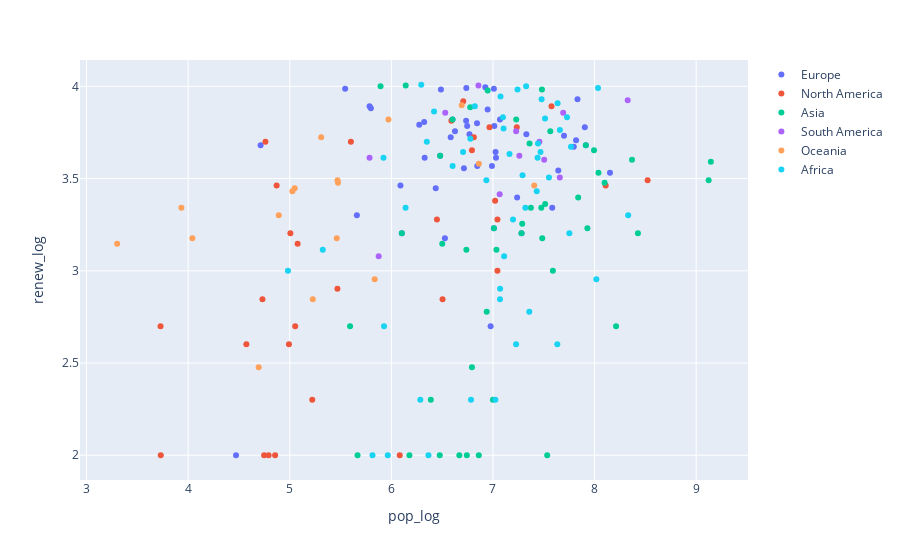

Notebook code cell kept with this figure:
### Code cell
fig = px.scatter(final_df,
                 x ="pop_log",
                 y ="renew_log",
                 color ="continent_name",
                 hover_name = "country"
                )
for trace in fig.data:
    trace.name = trace.name.split('=')[1]
fig.show()

### Figure 1 — Plotly figure (JSON) as saved in the notebook; plotly's stock layout.template omitted (floating-point values rounded to 4 significant figures)
{"data": [{"hoverlabel": {"namelength": 0}, "hovertemplate": "<b>%{hovertext}</b><br><br>continent_name=Europe<br>pop_log=%{x}<br>renew_log=%{y}", "hovertext": ["Russia", "Kazakhstan", "Turkey", "France", "Ukraine", "Spain", "Sweden", "Germany", "Finland", "Norway", "Poland", "Italy", "United Kingdom", "Romania", "Belarus", "Greece", "Bulgaria", "Iceland", "Hungary", "Portugal", "Azerbaijan", "Austria", "Czechia", "Serbia", "Ireland", "Georgia", "Lithuania", "Latvia", "Croatia", "Bosnia and Herzegovina", "Slovakia", "Estonia", "Denmark", "Netherlands", "Switzerland", "Moldova", "Belgium", "Armenia", "Albania", "Macedonia", "Slovenia", "Montenegro", "Cyprus", "Luxembourg", "Faroe Islands", "Malta", "Gibraltar"], "legendgroup": "continent_name=Europe", "marker": {"color": "#636efa", "symbol": "circle"}, "mode": "markers", "name": "Europe", "showlegend": true, "type": "scatter", "x": [8.151, 7.281, 7.914, 7.832, 7.643, 7.699, 7.009, 7.904, 6.746, 6.738, 7.583, 7.795, 7.818, 7.328, 6.977, 7.026, 6.843, 5.545, 6.99, 7.013, 7.009, 6.947, 7.029, 6.846, 6.714, 6.602, 6.436, 6.274, 6.626, 6.584, 6.736, 6.089, 6.769, 7.238, 6.924, 6.527, 7.069, 6.48, 6.488, 6.328, 6.323, 5.785, 6.103, 5.798, 4.713, 5.66, 4.471], "xaxis": "x", "y": [3.531, 3.204, 3.681, 3.929, 3.544, 3.732, 3.987, 3.778, 3.785, 3.991, 3.342, 3.672, 3.708, 3.74, 2.699, 3.643, 3.799, 3.987, 3.568, 3.785, 3.23, 3.875, 3.613, 3.568, 3.556, 3.82, 3.447, 3.792, 3.756, 3.724, 3.813, 3.462, 3.74, 3.398, 3.996, 3.176, 3.82, 3.623, 3.982, 3.613, 3.806, 3.892, 3.204, 3.881, 3.681, 3.301, 2], "yaxis": "y"}, {"hoverlabel": {"namelength": 0}, "hovertemplate": "<b>%{hovertext}</b><br><br>continent_name=North America<br>pop_log=%{x}<br>renew_log=%{y}", "hovertext": ["Canada", "United States", "Greenland", "Mexico", "Nicaragua", "Honduras", "Cuba", "Guatemala", "Panama", "Costa Rica", "Dominican Republic", "Haiti", "Belize", "El Salvador", "Jamaica", "Puerto Rico", "Trinidad and Tobago", "Turks and Caicos Islands", "Dominica", "Saint Lucia", "Antigua and Barbuda", "Barbados", "Saint Vincent and the Grenadines", "Grenada", "Cayman Islands", "Saint Kitts and Nevis", "Saint Pierre and Miquelon", "Aruba", "British Virgin Islands", "Montserrat", "Bermuda"], "legendgroup": "continent_name=North America", "marker": {"color": "#EF553B", "symbol": "circle"}, "mode": "markers", "name": "North America", "showlegend": true, "type": "scatter", "x": [7.576, 8.522, 4.761, 8.109, 6.793, 6.965, 7.044, 7.234, 6.59, 6.707, 7.021, 7.044, 5.602, 6.812, 6.448, 6.504, 6.082, 4.748, 4.871, 5.221, 4.992, 5.469, 5.006, 5.053, 4.792, 4.731, 3.728, 5.077, 4.573, 3.73, 4.856], "xaxis": "x", "y": [3.892, 3.491, 3.699, 3.462, 3.653, 3.778, 3, 3.778, 3.813, 3.919, 3.38, 3.279, 3.699, 3.724, 3.279, 2.845, 2, 2, 3.462, 2.301, 2.602, 2.903, 3.204, 2.699, 2, 2.845, 2.699, 3.146, 2.602, 2, 2], "yaxis": "y"}, {"hoverlabel": {"namelength": 0}, "hovertemplate": "<b>%{hovertext}</b><br><br>continent_name=Asia<br>pop_log=%{x}<br>renew_log=%{y}", "hovertext": ["China", "India", "Kazakhstan", "Saudi Arabia", "Indonesia", "Iran", "Mongolia", "Pakistan", "Turkey", "Afghanistan", "Yemen", "Thailand", "Turkmenistan", "Uzbekistan", "Iraq", "Japan", "Vietnam", "Malaysia", "Oman", "Philippines", "Kyrgyzstan", "Syria", "Cambodia", "Bangladesh", "Nepal", "Tajikistan", "Jordan", "Azerbaijan", "United Arab Emirates", "Georgia", "Sri Lanka", "Bhutan", "Taiwan", "Armenia", "Israel", "Kuwait", "Timor-Leste", "Qatar", "Lebanon", "Cyprus", "Brunei", "Hong Kong", "Bahrain", "Singapore", "Maldives"], "legendgroup": "continent_name=Asia", "marker": {"color": "#00cc96", "symbol": "circle"}, "mode": "markers", "name": "Asia", "showlegend": true, "type": "scatter", "x": [9.144, 9.123, 7.281, 7.534, 8.427, 7.929, 6.501, 8.368, 7.914, 7.564, 7.475, 7.839, 6.743, 7.485, 7.59, 8.099, 7.994, 7.514, 6.669, 8.038, 6.776, 7.288, 7.229, 8.211, 7.482, 6.948, 7.034, 7.009, 7.0, 6.602, 7.36, 5.893, 7.373, 6.48, 6.938, 6.476, 6.141, 6.388, 6.738, 6.103, 5.667, 6.86, 6.178, 6.793, 5.593], "xaxis": "x", "y": [3.591, 3.491, 3.204, 2, 3.204, 3.23, 3.146, 3.602, 3.681, 3.756, 3.342, 3.398, 2, 3.176, 3, 3.477, 3.653, 3.362, 2, 3.531, 3.886, 3.255, 3.82, 2.699, 3.982, 3.978, 3.114, 3.23, 2.301, 3.82, 3.69, 4, 3.342, 3.623, 2.778, 2, 4.004, 2.301, 3.114, 3.204, 2, 2, 2, 2.477, 2.699], "yaxis": "y"}, {"hoverlabel": {"namelength": 0}, "hovertemplate": "<b>%{hovertext}</b><br><br>continent_name=South America<br>pop_log=%{x}<br>renew_log=%{y}", "hovertext": ["Brazil", "Argentina", "Peru", "Colombia", "Bolivia", "Venezuela", "Chile", "Paraguay", "Ecuador", "Guyana", "Uruguay", "Suriname"], "legendgroup": "continent_name=South America", "marker": {"color": "#ab63fa", "symbol": "circle"}, "mode": "markers", "name": "South America", "showlegend": true, "type": "scatter", "x": [8.326, 7.658, 7.504, 7.691, 7.066, 7.457, 7.26, 6.857, 7.228, 5.875, 6.53, 5.785], "xaxis": "x", "y": [3.924, 3.505, 3.602, 3.857, 3.415, 3.699, 3.623, 4.004, 3.756, 3.079, 3.857, 3.613], "yaxis": "y"}, {"hoverlabel": {"namelength": 0}, "hovertemplate": "<b>%{hovertext}</b><br><br>continent_name=Oceania<br>pop_log=%{x}<br>renew_log=%{y}", "hovertext": ["Australia", "Papua New Guinea", "New Zealand", "Solomon Islands", "New Caledonia", "Fiji", "Vanuatu", "French Polynesia", "Samoa", "Kiribati", "Tonga", "Guam", "Niue", "Cook Islands", "American Samoa", "Marshall Islands", "Nauru"], "legendgroup": "continent_name=Oceania", "marker": {"color": "#FFA15A", "symbol": "circle"}, "mode": "markers", "name": "Oceania", "showlegend": true, "type": "scatter", "x": [7.406, 6.861, 6.692, 5.836, 5.462, 5.971, 5.475, 5.47, 5.309, 5.048, 5.026, 5.227, 3.301, 3.933, 4.694, 4.892, 4.041], "xaxis": "x", "y": [3.462, 3.58, 3.898, 2.954, 3.176, 3.82, 3.477, 3.491, 3.724, 3.447, 3.431, 2.845, 3.146, 3.342, 2.477, 3.301, 3.176], "yaxis": "y"}, {"hoverlabel": {"namelength": 0}, "hovertemplate": "<b>%{hovertext}</b><br><br>continent_name=Africa<br>pop_log=%{x}<br>renew_log=%{y}", "hovertext": ["Algeria", "Sudan", "Chad", "Niger", "Angola", "Mali", "South Africa", "Ethiopia", "Mauritania", "Egypt", "Tanzania", "Nigeria", "Namibia", "Mozambique", "Zambia", "South Sudan", "Somalia", "Central African Republic", "Madagascar", "Botswana", "Kenya", "Cameroon", "Morocco", "Zimbabwe", "Cote d'Ivoire", "Burkina Faso", "Gabon", "Western Sahara", "Guinea", "Uganda", "Ghana", "Senegal", "Tunisia", "Malawi", "Eritrea", "Benin", "Liberia", "Sierra Leone", "Togo", "Guinea-Bissau", "Lesotho", "Equatorial Guinea", "Burundi", "Rwanda", "Djibouti", "Comoros", "Mauritius", "Sao Tome and Principe", "Seychelles"], "legendgroup": "continent_name=Africa", "marker": {"color": "#19d3f3", "symbol": "circle"}, "mode": "markers", "name": "Africa", "showlegend": true, "type": "scatter", "x": [7.633, 7.659, 7.227, 7.357, 7.512, 7.291, 7.752, 8.034, 6.603, 8.018, 7.768, 8.33, 6.42, 7.479, 7.241, 7.024, 7.07, 6.777, 7.431, 6.365, 7.729, 7.443, 7.551, 7.163, 7.439, 7.319, 6.348, 5.814, 7.098, 7.636, 7.467, 7.197, 7.069, 7.326, 6.784, 7.109, 6.705, 6.821, 6.935, 6.285, 6.294, 5.922, 7.074, 7.104, 5.965, 5.928, 6.14, 5.325, 4.982], "xaxis": "x", "y": [2.602, 3.763, 2.602, 2.778, 3.826, 3.519, 3.204, 3.991, 3.568, 2.954, 3.672, 3.301, 3.863, 3.929, 3.982, 2.301, 2.903, 3.716, 3.431, 2, 3.833, 3.69, 3.505, 3.633, 3.613, 3.342, 3.699, 2, 3.833, 3.908, 3.643, 3.279, 2.845, 4, 2.301, 3.079, 3.643, 3.892, 3.491, 2.301, 4.009, 3.613, 3.944, 3.771, 2, 2.699, 3.342, 3.114, 3], "yaxis": "y"}], "layout": {"legend": {"tracegroupgap": 0}, "margin": {"t": 60}, "xaxis": {"anchor": "y", "domain": [0, 1], "title": {"text": "pop_log"}}, "yaxis": {"anchor": "x", "domain": [0, 1], "title": {"text": "renew_log"}}}}
